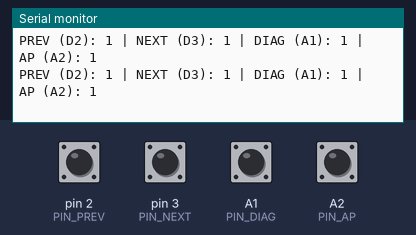
Bench run of a sketch on a simulated Arduino Uno, built with avr-gcc and run on an emulated ATmega328P. Parts: the last lines printed to the serial monitor. The test bench sets the inputs (shaded band); at power-on: A1 (PIN_DIAG), A2 (PIN_AP), pin 2 (PIN_PREV), pin 3 (PIN_NEXT) HIGH.

Above: at 2.2 s.
2.3 s: pin 2 (PIN_PREV) pulled LOW for 0.3 s
At 2.69 s:
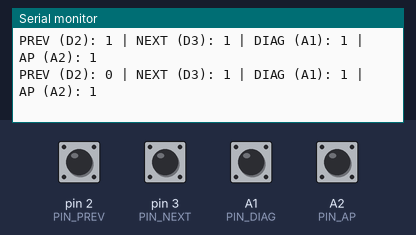
4.1 s: pin 3 (PIN_NEXT) pulled LOW for 0.3 s
At 4.44 s:
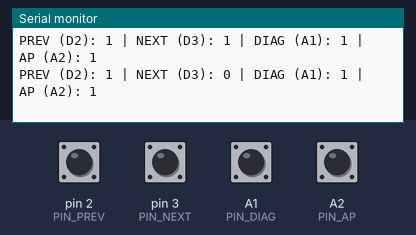
5.9 s: A1 (PIN_DIAG) pulled LOW for 0.3 s
At 6.2 s:
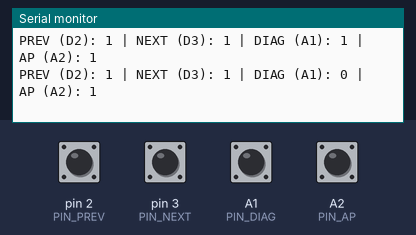
7.7 s: A2 (PIN_AP) pulled LOW for 0.3 s
At 7.95 s:
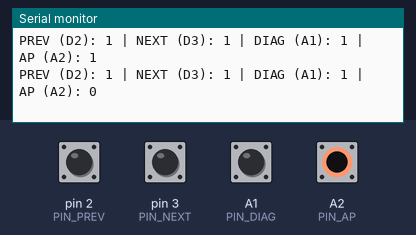

The sketch:

arduino_button_test.ino
```cpp
#define PIN_PREV   2
#define PIN_NEXT   3
#define PIN_DIAG   A1
#define PIN_AP     A2

void setup() {
  Serial.begin(115200);
  delay(1000);
  Serial.println(F("--- InkFlow Arduino R4 Button Test ---"));

  pinMode(PIN_PREV, INPUT_PULLUP);
  pinMode(PIN_NEXT, INPUT_PULLUP);
  pinMode(PIN_DIAG, INPUT_PULLUP);
  pinMode(PIN_AP,   INPUT_PULLUP);
}

void loop() {
  int prev = digitalRead(PIN_PREV);
  int next = digitalRead(PIN_NEXT);
  int diag = digitalRead(PIN_DIAG);
  int ap   = digitalRead(PIN_AP);

  Serial.print(F("PREV (D2): ")); Serial.print(prev);
  Serial.print(F(" | NEXT (D3): ")); Serial.print(next);
  Serial.print(F(" | DIAG (A1): ")); Serial.print(diag);
  Serial.print(F(" | AP (A2): ")); Serial.println(ap);

  delay(250);
}
```

Measured:
- after the input at 2.3 s, the serial monitor: prints a new line after 0.21 s (image 1)
- after the input at 4.1 s, the serial monitor: prints a new line after 0.16 s (image 2)
- after the input at 5.9 s, the serial monitor: prints a new line after 0.12 s (image 3)
- after the input at 7.7 s, the serial monitor: prints a new line after 0.07 s (image 4)
